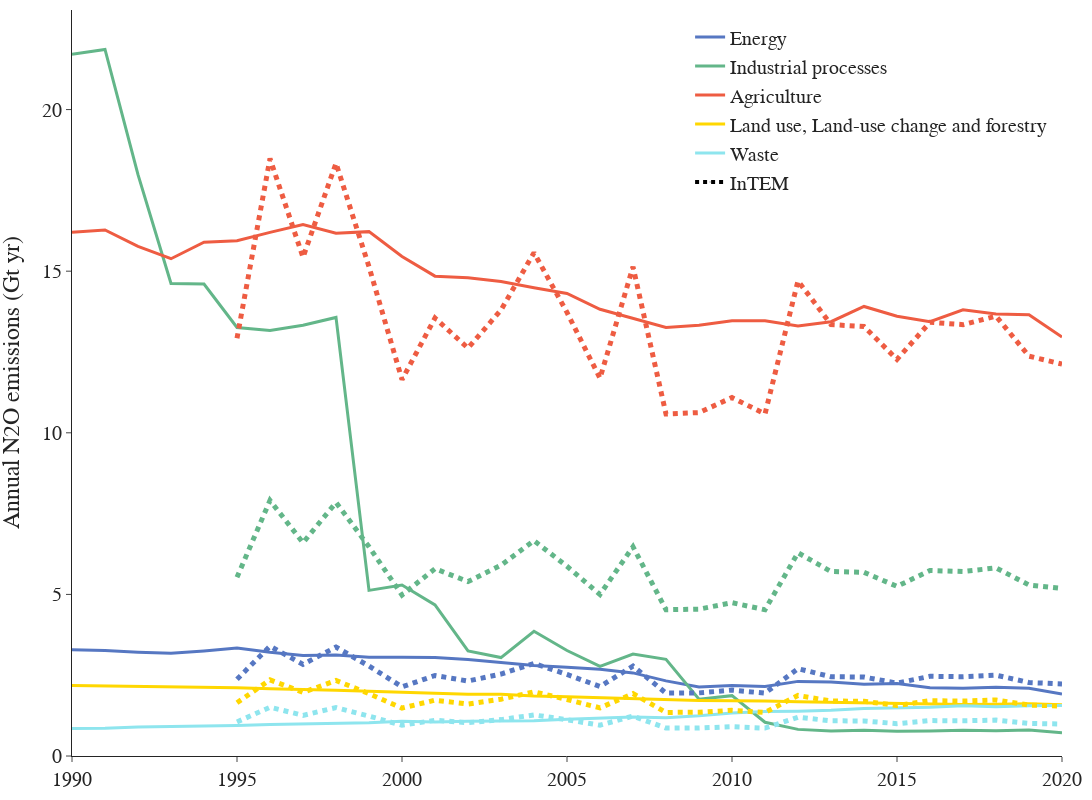

Notebook cell for this chart:
### Code cell
fig1 = go.Figure()

alpha = 0.6
color_1 = ["rgba(86, 119, 194, 1)", f"rgba(86, 119, 194, {alpha})"]
color_2 = ["rgba(99, 182, 137, 1)", f"rgba(99, 182, 137, {alpha})"]
color_3 = ["rgba(238,92,66, 1)", f"rgba(238,92,66, {alpha})"]
color_4 = ["rgba(255,215,0, 1)", f"rgba(255,215,0, {alpha})"]
color_5 = ["rgba(142,229,238, 1)", f"rgba(142,229,238, {alpha})"]
color_6 = ["rgba(0, 0, 0, 1)", f"rgba(0, 0, 0, {alpha})"]

date_range = [1990, 1991, 1992, 1993, 1994, 1995, 1996, 1997, 1998, 1999, 2000, 2001, 2002, 2003,2004, 2005, 2006, 2007, 2008, 2009, 2010, 2011, 2012, 2013, 2014, 2015, 2016, 2017, 2018, 2019, 2020]
#date_range = ["2019-03-01", "2019-06-01"]

fig1.add_trace(go.Scatter(
    x=date_range,
    y=dfN2O_CO2_equ.loc["1. Energy"],
    mode='lines',
    line=dict(color=color_1[0], width=3.),
    showlegend=True,
    name="Energy",
    ))

fig1.add_trace(go.Scatter(
    x=date_range,
    y=dfN2O_CO2_equ.loc["2.  Industrial processes"],
    mode='lines',
    line=dict(color=color_2[0], width=3.),
    showlegend=True,
    name="Industrial processes",
    ))

fig1.add_trace(go.Scatter(
    x=date_range,
    y=dfN2O_CO2_equ.loc["3.  Agriculture"],
    mode='lines',
    line=dict(color=color_3[0], width=3.),
    showlegend=True,
    name="Agriculture",
    ))

fig1.add_trace(go.Scatter(
    x=date_range,
    y=dfN2O_CO2_equ.loc["4. Land use, land-use change and forestry"],
    mode='lines',
    line=dict(color=color_4[0], width=3.),
    showlegend=True,
    name="Land use, Land-use change and forestry",
    ))

fig1.add_trace(go.Scatter(
    x=date_range,
    y=dfN2O_CO2_equ.loc["5.  Waste"],
    mode='lines',
    line=dict(color=color_5[0], width=3.),
    showlegend=True,
    name="Waste",
    ))

fig1.add_trace(go.Scatter(
    x=date_range,
    y=df_n2o["InTEM_Energy"],
    mode='lines',
    line=dict(color=color_1[0], dash="dot", width=5),
    showlegend=False,
    hovertemplate = 'InTEM %{x|%Y}: %{y:.0f} Gt yr⁻¹<extra></extra>',
    name="InTEM",
    ))

fig1.add_trace(go.Scatter(
    x=date_range,
    y=df_n2o["InTEM_Industry"],
    mode='lines',
    line=dict(color=color_2[0], dash="dot", width=5),
    showlegend=False,
    hovertemplate = 'InTEM %{x|%Y}: %{y:.0f} Gt yr⁻¹<extra></extra>',
    name="InTEM",
    ))

fig1.add_trace(go.Scatter(
    x=date_range,
    y=df_n2o["InTEM_Agriculture"],
    mode='lines',
    line=dict(color=color_3[0], dash="dot", width=5),
    showlegend=False,
    hovertemplate = 'InTEM %{x|%Y}: %{y:.0f} Gt yr⁻¹<extra></extra>',
    name="InTEM",
    ))

fig1.add_trace(go.Scatter(
    x=date_range,
    y=df_n2o["InTEM_LULUCF"],
    mode='lines',
    line=dict(color=color_4[0], dash="dot", width=5),
    showlegend=False,
    hovertemplate = 'InTEM %{x|%Y}: %{y:.0f} Gt yr⁻¹<extra></extra>',
    name="InTEM",
    ))

fig1.add_trace(go.Scatter(
    x=date_range,
    y=df_n2o["InTEM_Waste"],
    mode='lines',
    line=dict(color=color_5[0], dash="dot", width=5),
    showlegend=False,
    hovertemplate = 'InTEM %{x|%Y}: %{y:.0f} Gt yr⁻¹<extra></extra>',
    name="InTEM",
    ))

fig1.add_trace(go.Scatter(
    x=[pd.Timestamp("1900-01-01"), pd.Timestamp("1900-01-02")],
    y=[0., 0.],
    line=dict(color="black", dash="dot", width=4),
    marker=dict(opacity=0., size=0),
    showlegend=True,
    name="InTEM"
    ))

fig1.update_layout(
    yaxis_title="Annual N2O emissions (Gt yr)",
    template="simple_white",
    autosize=False,
    width=550*2,
    height=400*2,
    legend=dict(
        yanchor="top",
        y=0.99,
        xanchor="right",
        x=0.99,
        traceorder="normal"),
    margin=dict(l=55, r=10, t=10, b=40),
    # paper_bgcolor='rgba(0,0,0,0)',
    # plot_bgcolor='rgba(0,0,0,0)'
)


fig1.layout.font.size=20
fig1.layout.font.family="Arial"

fig1.write_image("Annual_N2O_emissions_by_sector_BOTH.png")
fig1.write_html("Annual_N2O_emissions_by_sector_BOTH.html")

fig1.show()

### Figure 1 — Plotly figure (JSON) as saved in the notebook; plotly's stock layout.template omitted (floating-point values rounded to 4 significant figures)
{"data": [{"line": {"color": "rgba(86, 119, 194, 1)", "width": 3}, "mode": "lines", "name": "Energy", "showlegend": true, "type": "scatter", "x": [1990, 1991, 1992, 1993, 1994, 1995, 1996, 1997, 1998, 1999, 2000, 2001, 2002, 2003, 2004, 2005, 2006, 2007, 2008, 2009, 2010, 2011, 2012, 2013, 2014, 2015, 2016, 2017, 2018, 2019, 2020], "y": [3.286, 3.265, 3.213, 3.181, 3.251, 3.339, 3.209, 3.107, 3.129, 3.058, 3.053, 3.049, 2.983, 2.885, 2.8, 2.745, 2.686, 2.572, 2.325, 2.138, 2.184, 2.151, 2.309, 2.287, 2.222, 2.242, 2.11, 2.101, 2.131, 2.099, 1.915]}, {"line": {"color": "rgba(99, 182, 137, 1)", "width": 3}, "mode": "lines", "name": "Industrial processes", "showlegend": true, "type": "scatter", "x": [1990, 1991, 1992, 1993, 1994, 1995, 1996, 1997, 1998, 1999, 2000, 2001, 2002, 2003, 2004, 2005, 2006, 2007, 2008, 2009, 2010, 2011, 2012, 2013, 2014, 2015, 2016, 2017, 2018, 2019, 2020], "y": [21.71, 21.86, 17.99, 14.62, 14.6, 13.26, 13.17, 13.33, 13.57, 5.125, 5.292, 4.673, 3.251, 3.046, 3.859, 3.265, 2.771, 3.154, 2.991, 1.755, 1.868, 1.044, 0.8245, 0.7773, 0.7965, 0.7632, 0.7723, 0.799, 0.7809, 0.8052, 0.7211]}, {"line": {"color": "rgba(238,92,66, 1)", "width": 3}, "mode": "lines", "name": "Agriculture", "showlegend": true, "type": "scatter", "x": [1990, 1991, 1992, 1993, 1994, 1995, 1996, 1997, 1998, 1999, 2000, 2001, 2002, 2003, 2004, 2005, 2006, 2007, 2008, 2009, 2010, 2011, 2012, 2013, 2014, 2015, 2016, 2017, 2018, 2019, 2020], "y": [16.2, 16.27, 15.77, 15.39, 15.9, 15.94, 16.2, 16.45, 16.18, 16.22, 15.45, 14.85, 14.8, 14.68, 14.49, 14.31, 13.82, 13.54, 13.26, 13.33, 13.47, 13.47, 13.3, 13.44, 13.91, 13.61, 13.44, 13.81, 13.68, 13.65, 12.96]}, {"line": {"color": "rgba(255,215,0, 1)", "width": 3}, "mode": "lines", "name": "Land use, Land-use change and forestry", "showlegend": true, "type": "scatter", "x": [1990, 1991, 1992, 1993, 1994, 1995, 1996, 1997, 1998, 1999, 2000, 2001, 2002, 2003, 2004, 2005, 2006, 2007, 2008, 2009, 2010, 2011, 2012, 2013, 2014, 2015, 2016, 2017, 2018, 2019, 2020], "y": [2.186, 2.173, 2.154, 2.137, 2.12, 2.109, 2.079, 2.07, 2.038, 2.004, 1.979, 1.941, 1.911, 1.91, 1.859, 1.834, 1.802, 1.786, 1.753, 1.721, 1.707, 1.705, 1.675, 1.661, 1.629, 1.62, 1.612, 1.596, 1.605, 1.614, 1.588]}, {"line": {"color": "rgba(142,229,238, 1)", "width": 3}, "mode": "lines", "name": "Waste", "showlegend": true, "type": "scatter", "x": [1990, 1991, 1992, 1993, 1994, 1995, 1996, 1997, 1998, 1999, 2000, 2001, 2002, 2003, 2004, 2005, 2006, 2007, 2008, 2009, 2010, 2011, 2012, 2013, 2014, 2015, 2016, 2017, 2018, 2019, 2020], "y": [0.8511, 0.8585, 0.9007, 0.9133, 0.9215, 0.9411, 0.9766, 0.9936, 1.022, 1.026, 1.073, 1.054, 1.078, 1.087, 1.095, 1.137, 1.162, 1.209, 1.184, 1.245, 1.331, 1.38, 1.387, 1.413, 1.473, 1.486, 1.507, 1.555, 1.527, 1.555, 1.563]}, {"hovertemplate": "InTEM %{x|%Y}: %{y:.0f} Gt yr⁻¹<extra></extra>", "line": {"color": "rgba(86, 119, 194, 1)", "dash": "dot", "width": 5}, "mode": "lines", "name": "InTEM", "showlegend": false, "type": "scatter", "x": [1990, 1991, 1992, 1993, 1994, 1995, 1996, 1997, 1998, 1999, 2000, 2001, 2002, 2003, 2004, 2005, 2006, 2007, 2008, 2009, 2010, 2011, 2012, 2013, 2014, 2015, 2016, 2017, 2018, 2019, 2020], "y": [null, null, null, null, null, 2.376, 3.398, 2.836, 3.372, 2.783, 2.141, 2.491, 2.32, 2.537, 2.863, 2.523, 2.149, 2.783, 1.945, 1.953, 2.039, 1.945, 2.703, 2.454, 2.443, 2.256, 2.467, 2.454, 2.502, 2.275, 2.229, 2.256]}, {"hovertemplate": "InTEM %{x|%Y}: %{y:.0f} Gt yr⁻¹<extra></extra>", "line": {"color": "rgba(99, 182, 137, 1)", "dash": "dot", "width": 5}, "mode": "lines", "name": "InTEM", "showlegend": false, "type": "scatter", "x": [1990, 1991, 1992, 1993, 1994, 1995, 1996, 1997, 1998, 1999, 2000, 2001, 2002, 2003, 2004, 2005, 2006, 2007, 2008, 2009, 2010, 2011, 2012, 2013, 2014, 2015, 2016, 2017, 2018, 2019, 2020], "y": [null, null, null, null, null, 5.528, 7.906, 6.599, 7.844, 6.474, 4.98, 5.796, 5.397, 5.902, 6.661, 5.87, 4.999, 6.474, 4.526, 4.544, 4.744, 4.526, 6.288, 5.709, 5.684, 5.248, 5.74, 5.709, 5.821, 5.292, 5.186, 5.248]}, {"hovertemplate": "InTEM %{x|%Y}: %{y:.0f} Gt yr⁻¹<extra></extra>", "line": {"color": "rgba(238,92,66, 1)", "dash": "dot", "width": 5}, "mode": "lines", "name": "InTEM", "showlegend": false, "type": "scatter", "x": [1990, 1991, 1992, 1993, 1994, 1995, 1996, 1997, 1998, 1999, 2000, 2001, 2002, 2003, 2004, 2005, 2006, 2007, 2008, 2009, 2010, 2011, 2012, 2013, 2014, 2015, 2016, 2017, 2018, 2019, 2020], "y": [null, null, null, null, null, 12.92, 18.48, 15.43, 18.34, 15.14, 11.64, 13.55, 12.62, 13.8, 15.57, 13.72, 11.69, 15.14, 10.58, 10.63, 11.09, 10.58, 14.7, 13.35, 13.29, 12.27, 13.42, 13.35, 13.61, 12.37, 12.12, 12.27]}, {"hovertemplate": "InTEM %{x|%Y}: %{y:.0f} Gt yr⁻¹<extra></extra>", "line": {"color": "rgba(255,215,0, 1)", "dash": "dot", "width": 5}, "mode": "lines", "name": "InTEM", "showlegend": false, "type": "scatter", "x": [1990, 1991, 1992, 1993, 1994, 1995, 1996, 1997, 1998, 1999, 2000, 2001, 2002, 2003, 2004, 2005, 2006, 2007, 2008, 2009, 2010, 2011, 2012, 2013, 2014, 2015, 2016, 2017, 2018, 2019, 2020], "y": [null, null, null, null, null, 1.648, 2.356, 1.967, 2.338, 1.93, 1.484, 1.727, 1.609, 1.759, 1.985, 1.75, 1.49, 1.93, 1.349, 1.354, 1.414, 1.349, 1.874, 1.701, 1.694, 1.564, 1.711, 1.701, 1.735, 1.577, 1.546, 1.564]}, {"hovertemplate": "InTEM %{x|%Y}: %{y:.0f} Gt yr⁻¹<extra></extra>", "line": {"color": "rgba(142,229,238, 1)", "dash": "dot", "width": 5}, "mode": "lines", "name": "InTEM", "showlegend": false, "type": "scatter", "x": [1990, 1991, 1992, 1993, 1994, 1995, 1996, 1997, 1998, 1999, 2000, 2001, 2002, 2003, 2004, 2005, 2006, 2007, 2008, 2009, 2010, 2011, 2012, 2013, 2014, 2015, 2016, 2017, 2018, 2019, 2020], "y": [null, null, null, null, null, 1.055, 1.509, 1.26, 1.497, 1.236, 0.9507, 1.106, 1.03, 1.127, 1.272, 1.121, 0.9543, 1.236, 0.864, 0.8675, 0.9056, 0.864, 1.2, 1.09, 1.085, 1.002, 1.096, 1.09, 1.111, 1.01, 0.99, 1.002]}, {"line": {"color": "black", "dash": "dot", "width": 4}, "marker": {"opacity": 0, "size": 0}, "name": "InTEM", "showlegend": true, "type": "scatter", "x": ["1900-01-01T00:00:00", "1900-01-02T00:00:00"], "y": [0, 0]}], "layout": {"autosize": false, "font": {"family": "Arial", "size": 20}, "height": 800, "legend": {"traceorder": "normal", "x": 0.99, "xanchor": "right", "y": 0.99, "yanchor": "top"}, "margin": {"b": 40, "l": 55, "r": 10, "t": 10}, "width": 1100, "xaxis": {"autorange": true, "range": [1990, 2020], "type": "linear"}, "yaxis": {"autorange": false, "range": [0.0007797, 23.08], "title": {"text": "Annual N2O emissions (Gt yr)"}, "type": "linear"}}}
